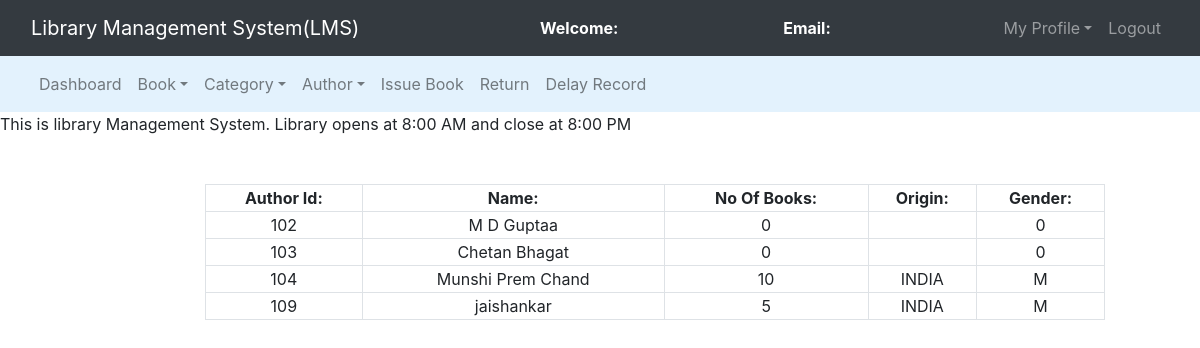
The app's page /admin/regauth.php, older data.
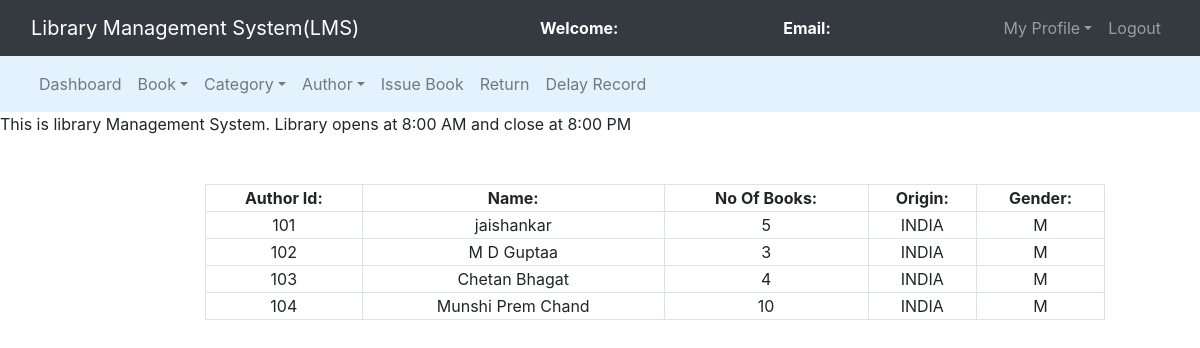
The same page, newer data.
### tables this page shows
CREATE TABLE `authors` (
  `author_id` int(11) NOT NULL,
  `author_name` varchar(250) NOT NULL,
  `No_Of_Books` int(11) NOT NULL,
  `Origin` varchar(30) NOT NULL,
  `Gender` char(1) NOT NULL
);

### admin/regauth.php (the view, shortened to what this page needs)
<?php
	$connection = mysqli_connect("localhost","root","");
	$query = "select * from authors";
?>
<!DOCTYPE html>
<html>
<head>
	<link rel="stylesheet" type="text/css" href="../bootstrap-4.4.1/css/bootstrap.min.css">
</head>
<body>
	<nav class="navbar navbar-expand-lg navbar-dark bg-dark">
		<div class="container-fluid">
			<div class="navbar-header">
				<a class="navbar-brand" href="index.php">Library Management System(LMS)</a>
			</div>
			<font style="color: white"><span><strong>Welcome: <?php echo $_SESSION['name'];?></strong></span></font>
			<font style="color: white"><span><strong>Email: <?php echo $_SESSION['email'];?></strong></span></font>
			<ul class="nav navbar-nav navbar-right">
				<li class="nav-item dropdown">
					<a class="nav-link dropdown-toggle" data-toggle="dropdown">My Profile</a>
				</li>
				<li class="nav-item"><a class="nav-link" href="../logout.php">Logout</a></li>
			</ul>
		</div>
	</nav>
<nav class="navbar navbar-expand-lg navbar-light" style="background-color: #e3f2fd">
	<div class="container-fluid">
		<ul class="nav navbar-nav navbar-center">
			<li class="nav-item">
				<a href="admin_dashboard.php" class="nav-link">Dashboard</a>
			</li>
			<li class="nav-item dropdown">
				<a class="nav-link dropdown-toggle" data-toggle="dropdown">Book</a>
			</li>
			<li class="nav-item dropdown">
				<a class="nav-link dropdown-toggle" data-toggle="dropdown">Category</a>
			</li>
			<li class="nav-item dropdown">
				<a class="nav-link dropdown-toggle" data-toggle="dropdown">Author</a>
			</li>
			<li class="nav-item">
				<a href="issue_book.php" class="nav-link">Issue Book</a>
			</li>
			<li class="nav-item">
				<a href="return.php" class="nav-link">Return</a>
			</li>
			<li class="nav-item">
				<a href="delay_display.php" class="nav-link">Delay Record</a>
			</li>
		</ul>
	</div>
</nav>
<span><marquee>This is library Management System. Library opens at 8:00 AM and close at 8:00 PM</marquee></span><br><br>
<div class="row">
	<div class="col-md-2"></div>
	<div class="col-md-8">
		<form>
			<table class="table-bordered" width="900px" style="text-align: center">
				<tr>
					<th>Author Id:</th>
					<th>Name:</th>
					<th>No Of Books:</th>
					<th>Origin:</th>
					<th>Gender:</th>
				</tr>
				<?php
					$query_run = mysqli_query($connection,$query);
					while($row = mysqli_fetch_assoc($query_run)){
						$author_id = $row['author_id'];
						$author_name = $row['author_name'];
						$No_Of_Books = $row['No_Of_Books'];
						$Origin = $row['Origin'];
						$Gender = $row['Gender'];
				?>
						<tr>
							<td><?php echo $author_id;?></td>
							<td><?php echo $author_name;?></td>
							<td><?php echo $No_Of_Books;?></td>
							<td><?php echo $Origin;?></td>
							<td><?php echo $Gender;?></td>
						</tr>
						<?php
					}
				?>
			</table>
		</form>
	</div>
	<div class="col-md-2"></div>
</div>
</body>
</html>

Row changes from the older to the newer data that the page shows:
removed authors: author_id "109", author_name "jaishankar", No_Of_Books "5", Origin "INDIA", Gender "M"
added authors: author_id "101", author_name "jaishankar", No_Of_Books "5", Origin "INDIA", Gender "M"
changed authors "M D Guptaa": No_Of_Books "0" → "3"; Origin (not shown) → "INDIA"; Gender "0" → "M"
changed authors "Chetan Bhagat": No_Of_Books "0" → "4"; Origin (not shown) → "INDIA"; Gender "0" → "M"
